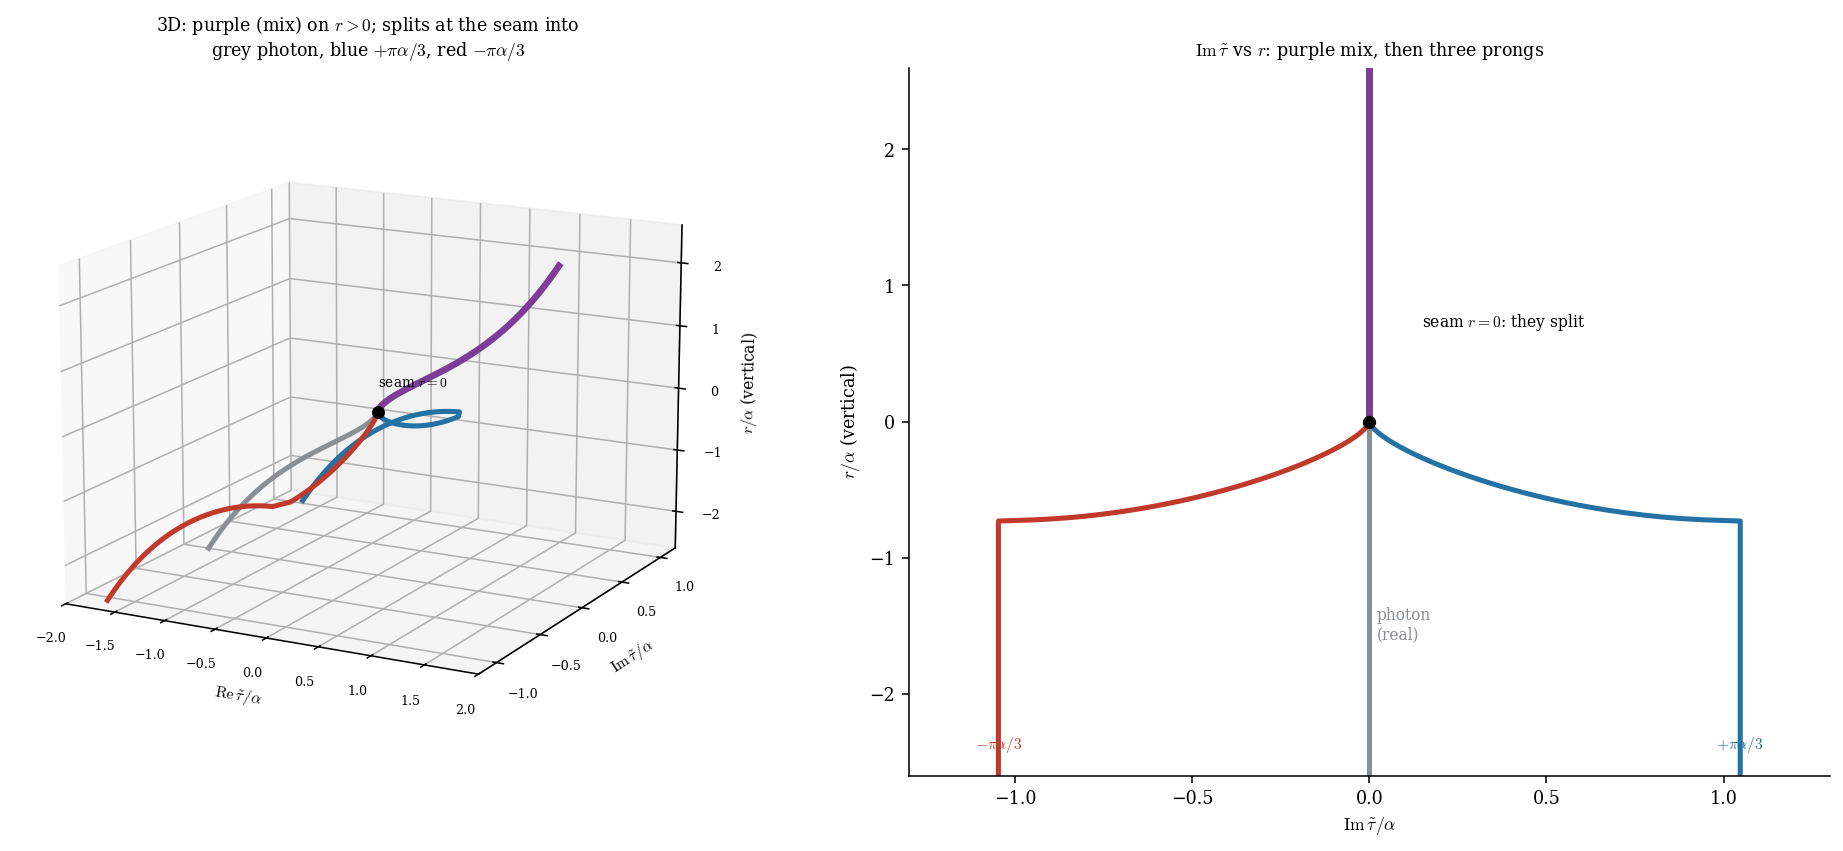

Here is the Python script that generated this plot:
import numpy as np, matplotlib
matplotlib.use('Agg'); import matplotlib.pyplot as plt
from mpl_toolkits.mplot3d import Axes3D  # noqa
plt.rcParams.update({'font.family':'serif','font.size':9,'mathtext.fontset':'cm'})
RED,BLUE,GREY,BLACK,PURPLE='#c0392b','#2471a3','#8a8f94','#111111','#7d3c98'
M2=2/(3*np.sqrt(3)); A=M2**(1/3); bound=np.pi/3
def tau_smooth(r): z=(complex(r)/A)**1.5; tt=(2.0/3.0)*np.arcsinh(z); return tt.real+1j*abs(tt.imag)  # +pi/3 wing
def tau_photon(r): return (2.0/3.0)*np.arcsinh(np.sign(r)*np.abs(r/A)**1.5)                            # real, cusp
rp=np.linspace(2.6,0,240); rn=np.linspace(0,-2.6,300)
Tsh=np.array([tau_photon(r) for r in rp])            # shared expansion leg (all collapse) - real
Tph=np.array([tau_photon(r) for r in rn])            # photon: stays real (cusp) for r<0
Tbl=np.array([tau_smooth(r) for r in rn])            # blue bundle: +pi/3 wing
Trd=np.array([tau_smooth(r) for r in rn])            # red bundle: -pi/3 wing (conjugate)

fig=plt.figure(figsize=(14,6.2))
# ---- 3D ----
ax=fig.add_subplot(1,2,1,projection='3d')
ax.plot(Tsh,0*rp,rp,color=PURPLE,lw=3.4)                       # r>0 shared: purple (the mix)
ax.plot(Tph,0*rn,rn,color=GREY,lw=2.6)                         # photon: real floor (grey)
ax.plot(Tbl.real,+np.abs(Tbl.imag),rn,color=BLUE,lw=2.6)      # blue: +pi/3 wing
ax.plot(Trd.real,-np.abs(Trd.imag),rn,color=RED, lw=2.6)      # red:  -pi/3 wing
ax.scatter([0],[0],[0],color='k',s=32,zorder=9)
ax.text(0,0,0.4,'seam $r{=}0$',fontsize=7)
ax.set_xlabel(r'$\mathrm{Re}\,\tilde\tau/\alpha$',fontsize=8,labelpad=2)
ax.set_ylabel(r'$\mathrm{Im}\,\tilde\tau/\alpha$',fontsize=8,labelpad=2)
ax.set_zlabel(r'$r/\alpha$ (vertical)',fontsize=8,labelpad=2)
ax.set_xlim(-2,2); ax.set_ylim(-1.2,1.2); ax.set_zlim(-2.6,2.6)
ax.view_init(elev=15,azim=-62); ax.tick_params(labelsize=6.5)
ax.set_title('3D: purple (mix) on $r{>}0$; splits at the seam into\ngrey photon, blue $+\\pi\\alpha/3$, red $-\\pi\\alpha/3$',fontsize=9)

# ---- 2D (Im tau~ vs r): the split is cleanest here ----
ax2=fig.add_subplot(1,2,2)
ax2.plot(0*rp,rp,color=PURPLE,lw=3.6)                          # shared r>0 at Im=0
ax2.plot(0*rn,rn,color=GREY,lw=2.6)                            # photon stays Im=0
ax2.plot(+np.abs(Tbl.imag),rn,color=BLUE,lw=2.6)             # blue -> +pi/3
ax2.plot(-np.abs(Trd.imag),rn,color=RED, lw=2.6)             # red  -> -pi/3
ax2.scatter([0],[0],color='k',s=34,zorder=6); ax2.annotate('seam $r{=}0$: they split',xy=(0,0),xytext=(0.15,0.7),fontsize=8)
ax2.text(bound,-2.4,'$+\\pi\\alpha/3$',color=BLUE,fontsize=8,ha='center'); ax2.text(-bound,-2.4,'$-\\pi\\alpha/3$',color=RED,fontsize=8,ha='center')
ax2.text(0.02,-1.6,'photon\n(real)',color=GREY,fontsize=8)
ax2.set_xlabel(r'$\mathrm{Im}\,\tilde\tau/\alpha$',fontsize=9); ax2.set_ylabel(r'$r/\alpha$ (vertical)',fontsize=9)
ax2.set_xlim(-1.3,1.3); ax2.set_ylim(-2.6,2.6)
for s in ['top','right']: ax2.spines[s].set_visible(False)
ax2.set_title(r'$\mathrm{Im}\,\tilde\tau$ vs $r$: purple mix, then three prongs',fontsize=9)
plt.tight_layout(); plt.savefig('lap_rounding.png',dpi=140,bbox_inches='tight')
print('wrote lap_rounding.png')
